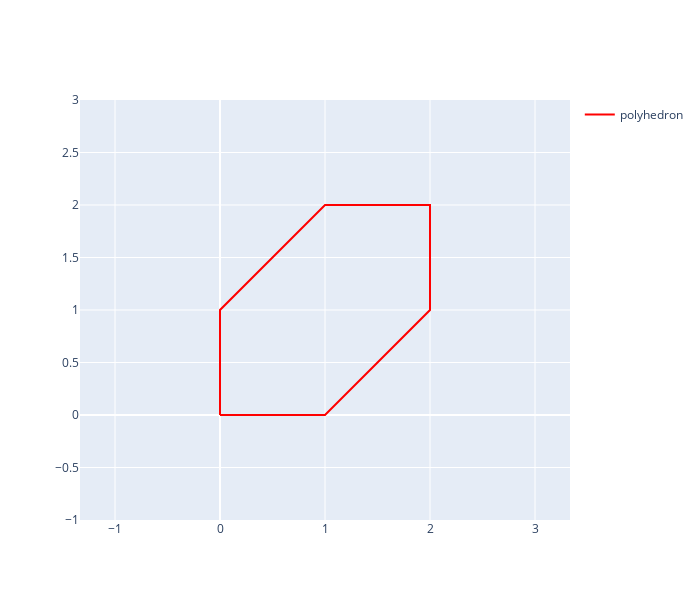

The code cell stored with this chart in its notebook:
### Code cell
fig = go.Figure()
plot_hpoly(fig, hpoly)
# plot_var(fig, mu, sigma_sol)
fig.update_yaxes(range=[-1,3])   # Set y-axis limits
fig.update_xaxes(range=[-1,3])   # Set y-axis limits
fig.update_layout(height=600, width=700)

fig.update_layout(
    xaxis=dict(scaleanchor="y", scaleratio=1),
    yaxis=dict(scaleanchor="x", scaleratio=1)
)
fig.show()

### Figure 1 — Plotly figure (JSON) as saved in the notebook; plotly's stock layout.template omitted (floating-point values rounded to 4 significant figures)
{"data": [{"marker": {"color": "red"}, "mode": "lines", "name": "polyhedron", "showlegend": true, "type": "scatter", "x": [-3.331e-15, 1.0, 2.0, 2.0, 1.0, -3.331e-15, -3.331e-15], "y": [-3.331e-15, -3.331e-15, 1.0, 2.0, 2.0, 1.0, -3.331e-15]}], "layout": {"height": 600, "width": 700, "xaxis": {"range": [-1, 3], "scaleanchor": "y", "scaleratio": 1}, "yaxis": {"range": [-1, 3], "scaleanchor": "x", "scaleratio": 1}}}
